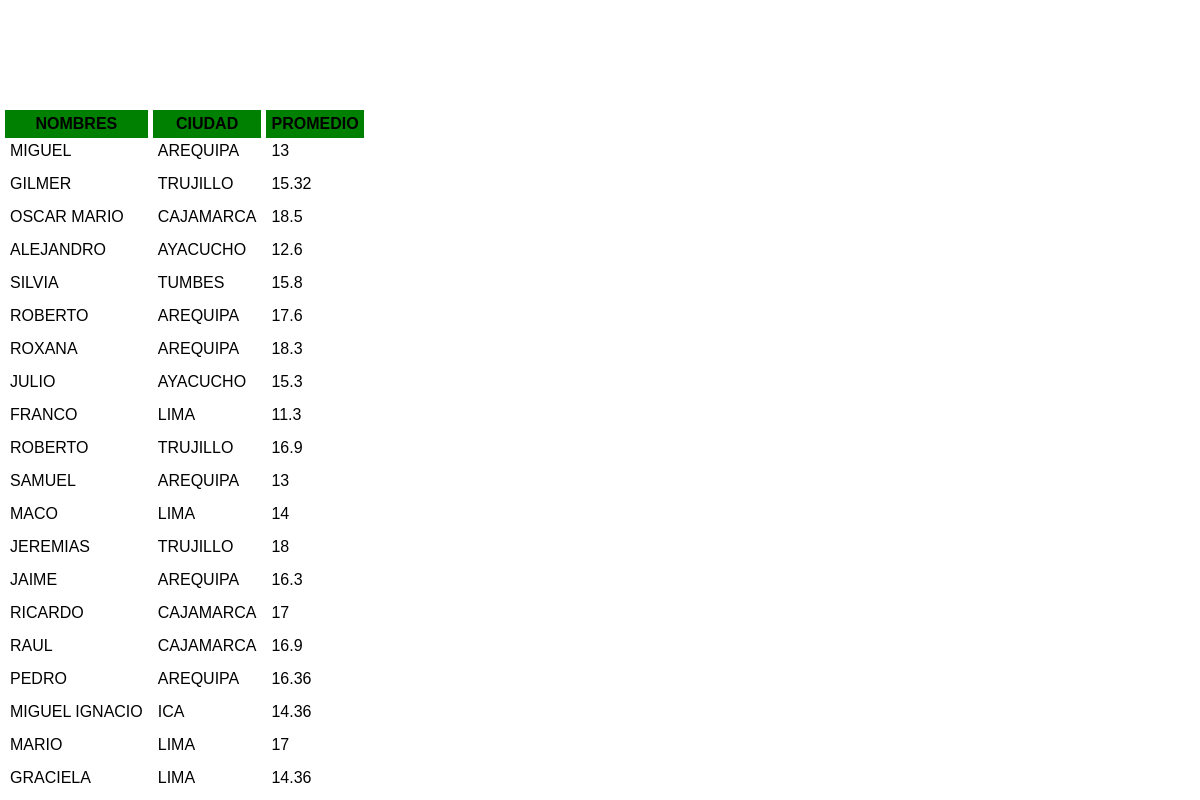
Page /consultas/consulta03.php on the committed database.
### tables this page shows
CREATE TABLE `alumnos` (
  `codigo` int(11) NOT NULL,
  `nombres` varchar(50) NOT NULL,
  `apellidos` varchar(50) NOT NULL,
  `codespecialidad` int(11) NOT NULL,
  `codciclo` int(11) NOT NULL,
  `codcurso` int(11) NOT NULL,
  `promedio` float NOT NULL,
  `codciudad` int(11) NOT NULL
);

CREATE TABLE `ciudad` (
  `codigociudad` int(11) NOT NULL,
  `ciudad` varchar(50) NOT NULL
);

### consultas/consulta03.php (the view, shortened to what this page needs)
<?php
    $cn = Conectarse();
    $rslistar = "SELECT a.nombres, ci.ciudad, a.promedio FROM alumnos a, ciudad ci WHERE a.codciudad = ci.codigociudad AND a.promedio >=10;";
    $listar = mysqli_query($cn,$rslistar);
?>
<!DOCTYPE html>
<html lang="en">
<head>
    <link rel="stylesheet" href="estilos.css">
    <link rel="stylesheet" href="estilos.css">
</head>
<body>
    <TABLE BORDER=0 CELLSPACING=5 CELLPADDING=5>
        <TR class="tr-consultas" style= "position: sticky;top: 110px; z-index: 1; background: green;">
            <TH>NOMBRES</TH>
            <TH>CIUDAD</TH>
            <TH>PROMEDIO</TH>
        </TR>
        <?php
            while($rslistar=mysqli_fetch_array($listar)){
        ?>
        <TR style= "position: sticky;top: 115px;" class="tr-registros">
            <TD class="datos1"><?php echo $rslistar["nombres"];?></TD>
            <TD class="datos1"><?php echo $rslistar["ciudad"];?></TD>
            <TD class="datos1"><?php echo $rslistar["promedio"];?></TD>
        </TR>
        <?php }?>
    </TABLE>
</body>
</html>

### css/estilos.css (style rules this page uses)
* { font-family: Arial, Helvetica, sans-serif; padding: 0; margin: 0; box-sizing: border-box; }
.tr-consultas th { padding: 5px; }
.tr-registros td { padding: 5px; }

### rows in the picture
alumnos: nombres "LUIS", ciudad.ciudad "CAJAMARCA", promedio "12.35"
alumnos: nombres "MARIA", ciudad.ciudad "LIMA", promedio "10.52"
alumnos: nombres "MAGALI", ciudad.ciudad "CAJAMARCA", promedio "14.56"
alumnos: nombres "MIGUEL", ciudad.ciudad "AREQUIPA", promedio "13"
alumnos: nombres "GILMER", ciudad.ciudad "TRUJILLO", promedio "15.32"
alumnos: nombres "OSCAR MARIO", ciudad.ciudad "CAJAMARCA", promedio "18.5"
alumnos: nombres "ALEJANDRO", ciudad.ciudad "AYACUCHO", promedio "12.6"
alumnos: nombres "SILVIA", ciudad.ciudad "TUMBES", promedio "15.8"
alumnos: nombres "ROBERTO", ciudad.ciudad "AREQUIPA", promedio "17.6"
alumnos: nombres "ROXANA", ciudad.ciudad "AREQUIPA", promedio "18.3"
alumnos: nombres "JULIO", ciudad.ciudad "AYACUCHO", promedio "15.3"
alumnos: nombres "FRANCO", ciudad.ciudad "LIMA", promedio "11.3"
alumnos: nombres "ROBERTO", ciudad.ciudad "TRUJILLO", promedio "16.9"
alumnos: nombres "SAMUEL", ciudad.ciudad "AREQUIPA", promedio "13"
alumnos: nombres "MACO", ciudad.ciudad "LIMA", promedio "14"
alumnos: nombres "JEREMIAS", ciudad.ciudad "TRUJILLO", promedio "18"
alumnos: nombres "JAIME", ciudad.ciudad "AREQUIPA", promedio "16.3"
alumnos: nombres "RICARDO", ciudad.ciudad "CAJAMARCA", promedio "17"
alumnos: nombres "RAUL", ciudad.ciudad "CAJAMARCA", promedio "16.9"
alumnos: nombres "PEDRO", ciudad.ciudad "AREQUIPA", promedio "16.36"
alumnos: nombres "MIGUEL IGNACIO", ciudad.ciudad "ICA", promedio "14.36"
alumnos: nombres "MARIO", ciudad.ciudad "LIMA", promedio "17"
alumnos: nombres "GRACIELA", ciudad.ciudad "LIMA", promedio "14.36"
